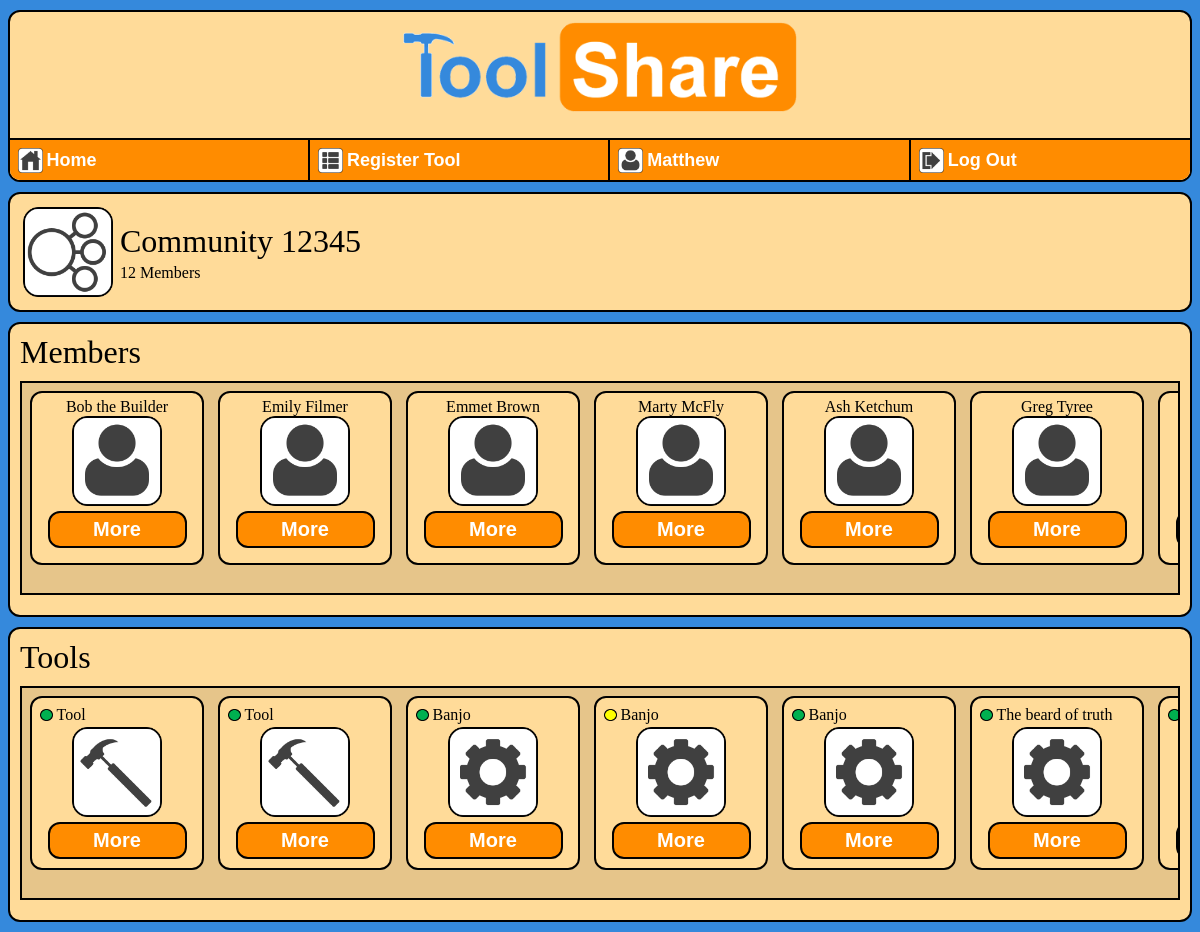
The app's page / (signed in) with its own data.
### tools/models.py (models this page shows, shortened)
class UserProfile(models.Model):
    user = models.OneToOneField(User)
    community = models.ForeignKey(Community)
    sharer_rating = models.FloatField(default=0)
    sharer_rating_count = models.IntegerField(default=0)
    borrower_rating = models.FloatField(default=0)
    borrower_rating_count = models.IntegerField(default=0)

class Community(models.Model):
    zip_code = models.IntegerField()
    def num_members(self):
        member_list = UserProfile.objects.filter(community = self)
        return len(member_list)

class Tool(models.Model):
    owner = models.ForeignKey(UserProfile)
    tool_name = models.CharField(max_length=30)
    tool_desc = models.CharField(max_length=512)
    TOOL_TYPE_CHOICES = (
            (0,"Powertool"),
            (1,"Construction"),
            (2,"Automotive"),
            (3,"Garden"),
            (4,"Other"),
            )
    tool_type = models.IntegerField(choices=TOOL_TYPE_CHOICES)
    def rentable_default():
        return 1
    rentable = models.BooleanField(default=rentable_default)
    def requested(self):
        request_list = RentRequest.objects.filter(tool_requested = self, req_status = 0)
        if len(request_list) > 0:
            return 1
        else:
            return 0

### tools/views/index_controller.py (the view)
# urls.py: url(r'^$', index_controller.index, name="tools"),
def index(request):
    if request.user.is_authenticated():
        user_profile = UserProfile.objects.get(user=request.user)
        user_list = UserProfile.objects.filter(community=user_profile.community).order_by('user').exclude(user = user_profile.user)
        tool_list = Tool.objects.filter().order_by('-rentable', '-pk').exclude(owner=user_profile)
        request_list = RentRequest.objects.filter()
        context = {'tool_list': tool_list, 'user_list' : user_list, 'user': user_profile, 'request_list' : request_list}
        return render(request, 'tools/index.html', context)
    return render(request, 'tools/login.html', None)

### tools/templates/tools/index.html (shortened to what this page needs)
{% load staticfiles %}
<head>
	<link rel="stylesheet" type="text/css" href="{% static 'tools/style.css' %}" />
</head>
{% include "tools/banner.html" %}
<dir>
    <table>
        <tr>
            <td>
                <img id="pic" src="{% static 'tools/community.png' %}"/>
            </td>
            <td>
                <table>
                    <tr>
                        <td>
                            <font size ="6">Community {{ user.community.zip_code }}</font>
                        </td>
                    </tr>
                    <tr>
                        <td>
                            {{user.community.num_members}} Members
                        </td>
                    </tr>
                </table>
            </td>
        </tr>
    </table>
</dir>
<dir>
        <font size="6"> Members</font>
            <dir id="scrollable">
				<table>
                    <tr>
                        {% for user in user_list %}
                            {% include "tools/user_block.html" %}
                        {% endfor %}
                    </tr>
                </table>
			</dir>
</dir>
<dir>
		<font size="6"> Tools</font>
            <dir id="scrollable">
                <table>
                    <tr>
                        {% for tool in tool_list %}
                            {% include "tools/tool_block.html" %}
                    {% endfor %}
                    </tr>
                </table>
            </dir>
</dir>

### tools/templates/tools/banner.html (shortened to what this page needs)
{% load staticfiles %}
<dir id = "banner">
	<center><a href="{% url 'tools:tools' %}"><img id="bannerpic" src="{% static 'tools/banner.png' %}"/></a></center>
	<br>
    {% if user.user.is_authenticated%}
    <dir id = "nav">
    <ul>
        <li class="auth">
            <a href="{% url 'tools:tools' %}" id="nav">
                <table>
                    <tr>
                        <td>
                            <img id="pic_small" src="{% static 'tools/home.png' %}"/>
                        </td>
                        <td>
                            <font size=4>Home</font>
                        </td>
                    </tr>
                </table>
            </a>
        </li>
        <li class="auth">
            <a href="{%url 'tools:list'%}"id="nav">
                <table>
                    <tr>
                        <td>
                            <img id="pic_small" src="{% static 'tools/register.png' %}"/>
                        </td>
                        <td>
                            <font size=4>Register Tool</font>
                        </td>
                    </tr>
                </table>
            </a>
        </li>
        <li class="auth">
            <a href="{% url 'tools:user' %}?u={{user.pk}}"id="nav">
                <table>
                    <tr>
                        <td>
                            <img id="pic_small" src="{% static 'tools/user.png' %}"/>
                        </td>
                        <td>
                            <font size=4>{{user.user.first_name}}</font>
                        </td>
                    </tr>
                </table>
            </a>
        </li>
        <li class="auth">
            <a href="{%url 'tools:login'%}?a=1"id="nav">
                <table>
                    <tr>
                        <td>
                            <img id="pic_small" src="{% static 'tools/logout.png' %}"/>
                        </td>
                        <td>
                            <font size=4>Log Out</font>
                        </td>
                    </tr>
                </table>
            </a>
        </li>
    </ul>
    {% endif %}
    </dir>
</dir>

### tools/templates/tools/user_block.html
{% load staticfiles %}
<td>
    <dir id="block">
        <center>
            {{ user.user.get_full_name }}
            <br>
            <img id="pic" src="{% static 'tools/user.png' %}"/>
            <a href="{% url 'tools:user' %}?u={{user.pk}}"id="button">More</a>
        </center>
    </dir>
</td>

### tools/templates/tools/tool_block.html (shortened to what this page needs)
{% load staticfiles %}
<td>
    <dir id="block">
        <table>
            <tr>
                <td>
                    {% include "tools/status.html" %}
                </td>
                <td>
                    <p class="title">
                        {{ tool.tool_name }}
                </td>
            </tr>
        </table>
        <center>
            {% include "tools/icon.html" %}
            <a href="{% url 'tools:detail' tool.id %}"id="button">More</a>
        </center>
    </dir>
</td>

### tools/templates/tools/status.html
{% load staticfiles %}
{% if tool.rentable == 0 %}
    <img id="status" src="{% static 'tools/unavailable.png' %}"/>
{%else%}
    {% if tool.requested %}
        <img id="status" src="{% static 'tools/pending.png' %}"/>
    {% else %}
        <img id="status" src="{% static 'tools/available.png' %}"/>
    {% endif %}
{% endif %}

### tools/templates/tools/icon.html
{% load staticfiles %}
{%if tool.get_tool_type_display == "Powertool" %}
    <img id="pic" src="{% static 'tools/powertool.png' %}"/>
{%elif tool.get_tool_type_display == "Construction" %}
    <img id="pic" src="{% static 'tools/hammer.png' %}"/>
{%elif tool.get_tool_type_display == "Automotive" %}
    <img id="pic" src="{% static 'tools/wrench.png' %}"/>
{%elif tool.get_tool_type_display == "Garden" %}
    <img id="pic" src="{% static 'tools/shovel.png' %}"/>
{%else%}
    <img id="pic" src="{% static 'tools/other.png' %}"/>
{%endif%}

### tools/static/tools/style.css (style rules this page uses)
#bannerpic { padding: 10px; height: 90px; width: 394px; }
#pic { height: 90px; width: 90px; }
#pic_small { height: 25px; width: 25px; }
#status { margin: 0px; height: 12.5px; width: 12.5px; }
#banner { padding: 0px; }
#nav { box-sizing:border-box; border-radius: 0px; border: 1px solid black; width: 102%; padding: 0px; margin: -2px; overflow:hidden; }
#nav ul { margin: 0; padding: 0; list-style:none; box-sizing:border-box }
#nav ul li.auth { float:left; padding: 0px; width: 25%; box-sizing:border-box }
#nav ul li a { display: block; text-decoration: none; background: #FF8C00; width: 100%; padding: 5px; height: 43px; border: 1px solid black; border-radius: 0px; margin: -0.5px; float: left; display: block; }
#nav ul li a tr td { font-size: 125%; font-family: "Arial", Arial, sans-serif; font-weight: bold; color: #FFFFFF; }
#block { background: #FFDB99; width: 160px; height: 160px; padding: 5px; border: 2px solid black; border-radius: 12px; margin: 5px; overflow: hidden; }
p.title { white-space: nowrap; }
#button { display: block; background: #FF8C00; padding: 5px; width: 125px; border: 2px solid black; border-radius: 12px; margin: 5px; font-size: 125%; font-family: "Arial", Arial, sans-serif; font-weight: bold; text-decoration: none; text-align: center; color: #FFFFFF; }
#scrollable { background: #E6C58A; border-radius: 0px; padding: 0px; border: 2 px solid black; height: 210px; overflow-x: auto; }
dir { background: #FFDB99; padding: 10px; border: 2px solid black; border-radius: 12px; margin: 10px auto; overflow: hidden }

### records on screen
UserProfile: user.first_name "Matthew", community.zip_code "12345", community.num_members "12"
UserProfile: user.get_full_name "Bob the Builder"
UserProfile: user.get_full_name "Emily Filmer"
UserProfile: user.get_full_name "Emmet Brown"
UserProfile: user.get_full_name "Marty McFly"
UserProfile: user.get_full_name "Ash Ketchum"
UserProfile: user.get_full_name "Greg Tyree"
Tool: rentable True (drawn), tool_name "Tool"
Tool: rentable True (drawn), tool_name "Tool"
Tool: rentable True (drawn), tool_name "Banjo"
Tool: rentable True (drawn), tool_name "Banjo"
Tool: rentable True (drawn), tool_name "Banjo"
Tool: rentable True (drawn), tool_name "The beard of truth"
Tool: rentable True (drawn)
